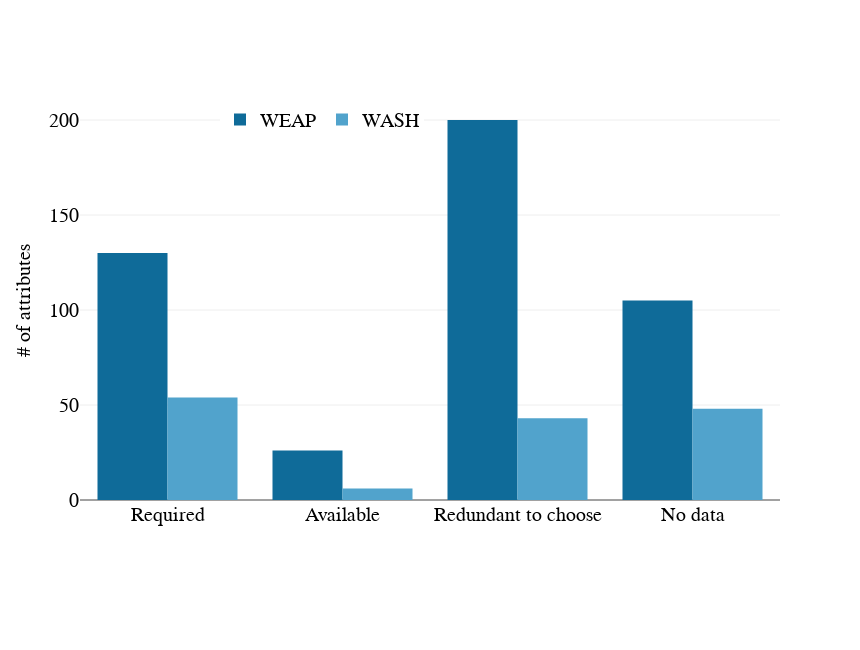

Source (notebook cell):
### Markdown cell above
Add text to describe this use case and plot

### Code cell
import sys

import plotly.plotly as py
import plotly.graph_objs as go
import plotly.offline as offline
offline.init_notebook_mode(connected=True)


trace1 = go.Bar(
    x=['Required', 'Available', 'Redundant to choose','No data'],
    y=[130,26, 200,105],
    name='WEAP',
    marker=dict(
        color='#0F6B99'),
)
trace2 = go.Bar(
    x=['Required', 'Available', 'Redundant to choose','No data'],
    y=[54,6, 43,48],
    name='WASH',
    marker=dict(
        color='#51A3CC'))

data = [trace1, trace2]

layout = go.Layout(
    barmode='group',
    
    legend=dict(
        x=0.2,
        y=1.0,orientation="h"),
    
    
    xaxis=dict(
        tickfont=dict(
            size=20,
           color='#000000',family='arial'
        )
    ),
    yaxis=dict(
        title='# of attributes',
        titlefont=dict(
            size=20,
           color='#000000',family='arial'
        ),
        tickfont=dict(
            size=20,
            color='#000000',family='arial'
        )
    ),    
     autosize=False,
    width=860,
    height=650,
        margin=dict(
         b=150), 
font=dict(size=20,family='arial',color='#000000'),

)

fig = go.Figure(data=data, layout=layout)

offline.iplot(fig,filename = 'jupyter/UseCase1.png',image='png')

### Figure 1 — Plotly figure (JSON) as saved in the notebook; plotly's stock layout.template omitted (floating-point values rounded to 4 significant figures)
{"data": [{"marker": {"color": "#0F6B99"}, "name": "WEAP", "type": "bar", "x": ["Required", "Available", "Redundant to choose", "No data"], "y": [130, 26, 200, 105]}, {"marker": {"color": "#51A3CC"}, "name": "WASH", "type": "bar", "x": ["Required", "Available", "Redundant to choose", "No data"], "y": [54, 6, 43, 48]}], "layout": {"autosize": false, "barmode": "group", "font": {"color": "#000000", "family": "arial", "size": 20}, "height": 650, "legend": {"orientation": "h", "x": 0.2, "y": 1}, "margin": {"b": 150}, "width": 860, "xaxis": {"tickfont": {"color": "#000000", "family": "arial", "size": 20}}, "yaxis": {"tickfont": {"color": "#000000", "family": "arial", "size": 20}, "title": "# of attributes", "titlefont": {"color": "#000000", "family": "arial", "size": 20}}}}
